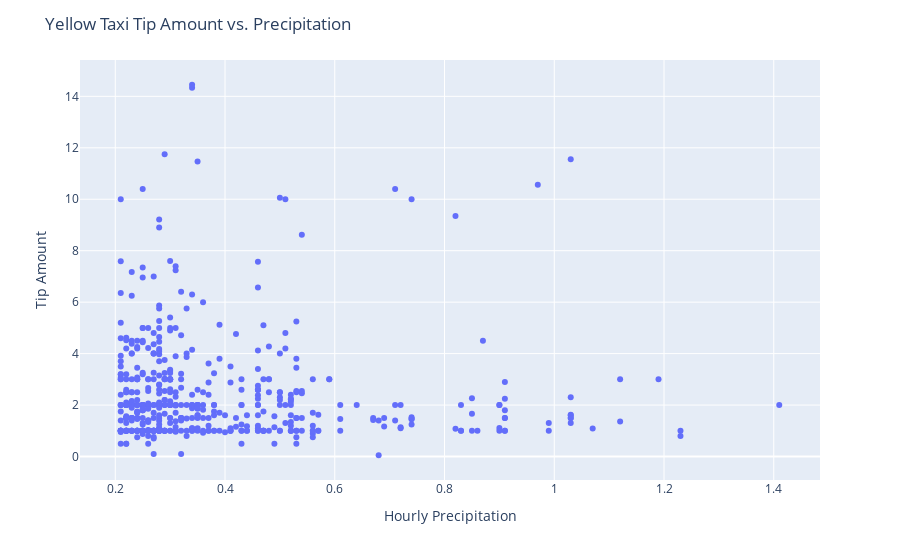

Notebook cell for this chart:
### Code cell
tip_vs_precipitation_df = get_tip_vs_precipitation_df()
plot_tip_vs_precipitation(tip_vs_precipitation_df)

### Figure 1 — Plotly figure (JSON) as saved in the notebook; plotly's stock layout.template omitted (floating-point values rounded to 4 significant figures; data arrays with more than 128 entries replaced by an {"elided": "..."} marker saying what was removed)
{"data": [{"hovertemplate": "x=%{x}<br>y=%{y}<extra></extra>", "legendgroup": "", "marker": {"color": "#636efa", "symbol": "circle"}, "mode": "markers", "name": "", "orientation": "v", "showlegend": false, "type": "scatter", "x": {"elided": "526 float values"}, "xaxis": "x", "y": {"elided": "526 float values"}, "yaxis": "y"}], "layout": {"legend": {"tracegroupgap": 0}, "margin": {"t": 60}, "title": {"text": "Yellow Taxi Tip Amount vs. Precipitation"}, "xaxis": {"anchor": "y", "domain": [0, 1], "title": {"text": "Hourly Precipitation"}}, "yaxis": {"anchor": "x", "domain": [0, 1], "title": {"text": "Tip Amount"}}}}
